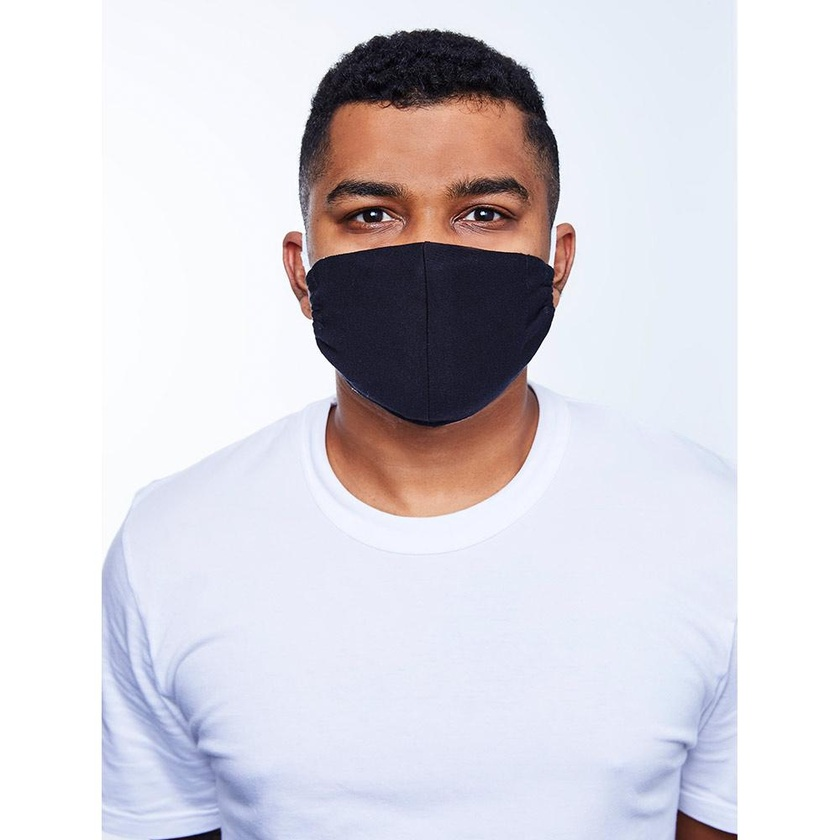
#> input picture files/mask/have_mask_2.jpg, 840 x 840 px, shrunk from 1000 x 1000 before the run
$ python Example3.py
#> lines starting #> are read from the running program, lines starting #| are printed output that depends on the picture
import cv2

#Getting Cascades
mouth_cascade=cv2.CascadeClassifier('haarcascade_mcs_mouth.xml')
face_cascade=cv2.CascadeClassifier('cascade2.xml')


#import Images

"""
Remove one commet to select an image !
"""

img=cv2.imread('mask/have_mask_2.jpg')
#> img is the input picture: shape (840, 840, 3); mean B, G, R 221.9, 215.3, 217.7
#img=cv2.imread('no/no_mask_1.jpg')
#img=cv2.imread('Other/other3.jpg')


gray=cv2.cvtColor(img, cv2.COLOR_BGR2GRAY)
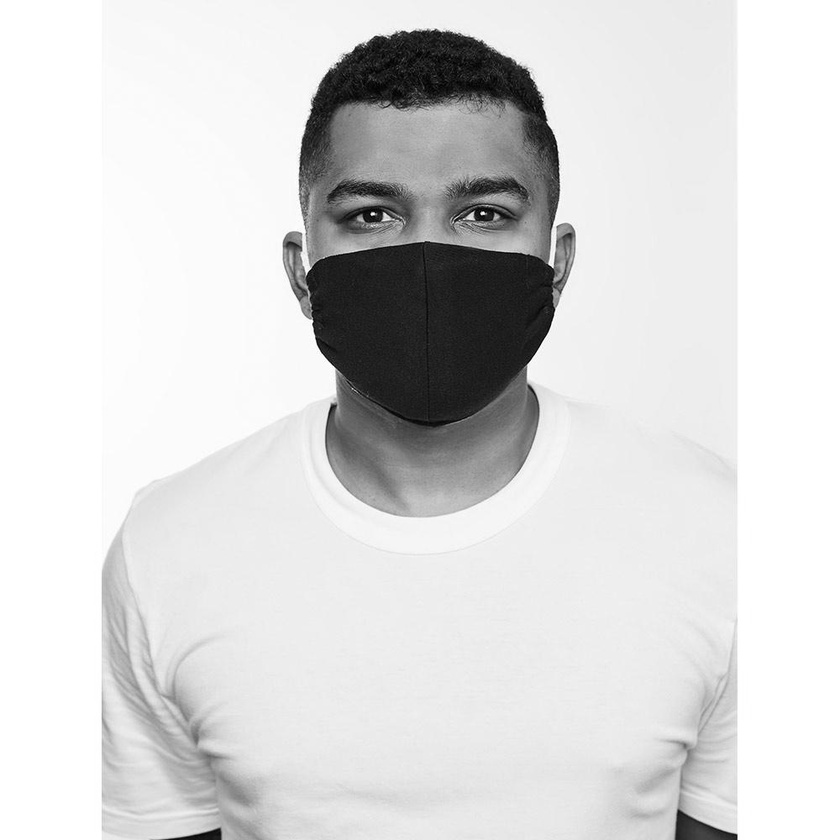
#> gray: shape (840, 840); min 0, max 255, mean 216.8


#Grayscale
face=face_cascade.detectMultiScale(gray,2,7)
#> face = ()
mouth=mouth_cascade.detectMultiScale(gray, 2,7)
#> mouth = ()

#Variables
face_msg="Face"
no_mask="Please wear a mask !"
have_mask="Thank you for wearing a mask !!!"
no_face="Face not found !"
font=cv2.FONT_HERSHEY_COMPLEX
font_scale = 0.8
font_color = (0, 0, 0)
thicknesss=1

#Face Rectangle
for (x,y,w,h) in face:
    cv2.rectangle(img,(x,y), (x+w,y+h), (0,255,0),2)
    cv2.rectangle(img,(x,y), (x+100,y-20), (0,255,0),-1)
    cv2.putText(img,face_msg,(x,y),font,font_scale,font_color,thicknesss,cv2.LINE_AA)
#> this loop made 0 passes

#mouth detection

#no mask
if (len(mouth)!=0 and len(face)!=0):
    cv2.rectangle(img,(0,0), (500,30), (0,0,255),-1)
    cv2.putText(img,no_mask,(0,20),font,font_scale,(0,0,0),thicknesss,cv2.LINE_AA)
#have mask
elif(len(mouth)==0 ):
    cv2.rectangle(img,(0,0), (500,30), (0,255,0),-1)
    cv2.putText(img,have_mask,(0,20),font,font_scale,(0,0,0),thicknesss,cv2.LINE_AA)
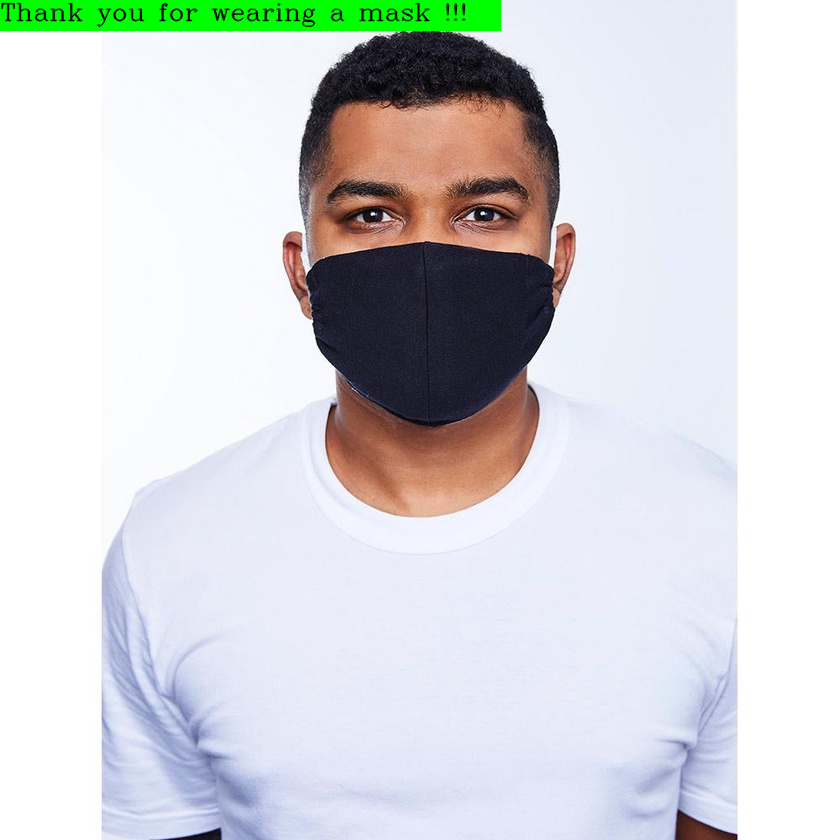
#> img: shape (840, 840, 3); mean B, G, R 216.4, 214.9, 212.4
elif(len(face)==0):
    cv2.rectangle(img,(0,0), (500,30), (0,165,255),-1)
    cv2.putText(img,no_face,(0,20),font,font_scale,(0,0,0),thicknesss,cv2.LINE_AA)


cv2.imshow('image',img)
cv2.waitKey()
cv2.destroyAllWindows()

$ run again, with files/no/no_mask_1.jpg copied over files/mask/have_mask_2.jpg
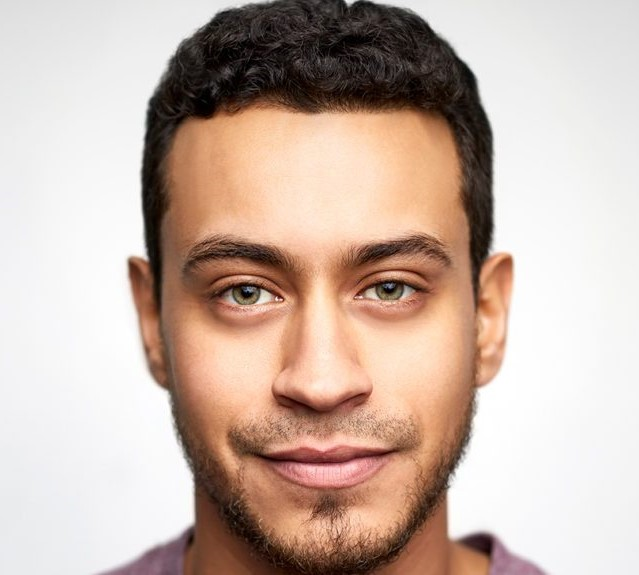
#> input picture files/no/no_mask_1.jpg, 639 x 575 px
#> img is the input picture: shape (575, 639, 3); mean B, G, R 169.6, 180.8, 201.3
#> `gray=cv2.cvtColor(img, cv2.COLOR_BGR2GRAY)`:
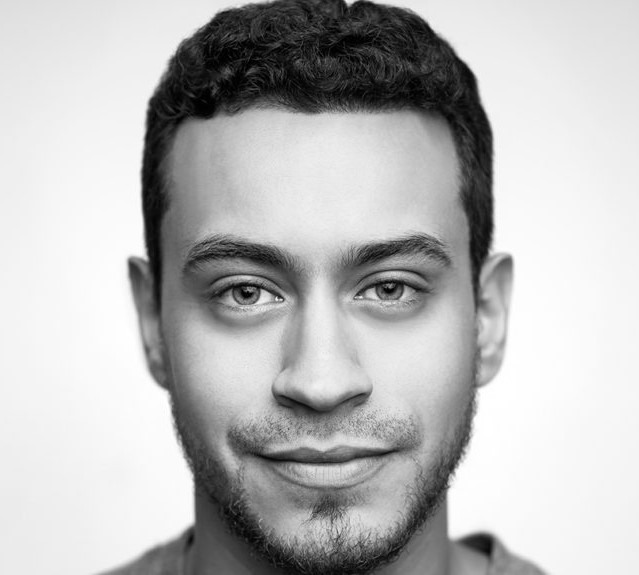
#> gray: shape (575, 639); min 0, max 255, mean 185.7
#> face = [[130, 139, 384, 384]]
#> mouth = [[339, 274, 100, 60], [192, 281, 100, 60], [260, 442, 100, 60], [226, 412, 200, 120]]
#> the loop `for (x,y,w,h) in face:` made 1 pass
#> `cv2.putText(img,no_mask,(0,20),font,font_scale,(0,0,0),thicknesss,cv2...`:
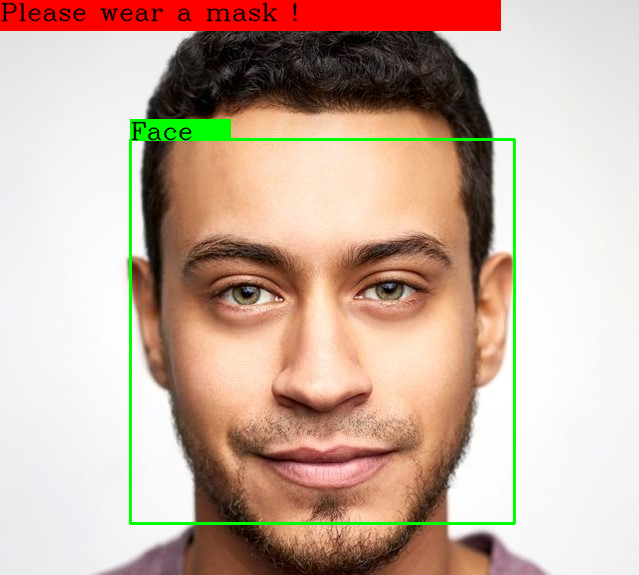
#> img: shape (575, 639, 3); mean B, G, R 160, 175.2, 200.9
